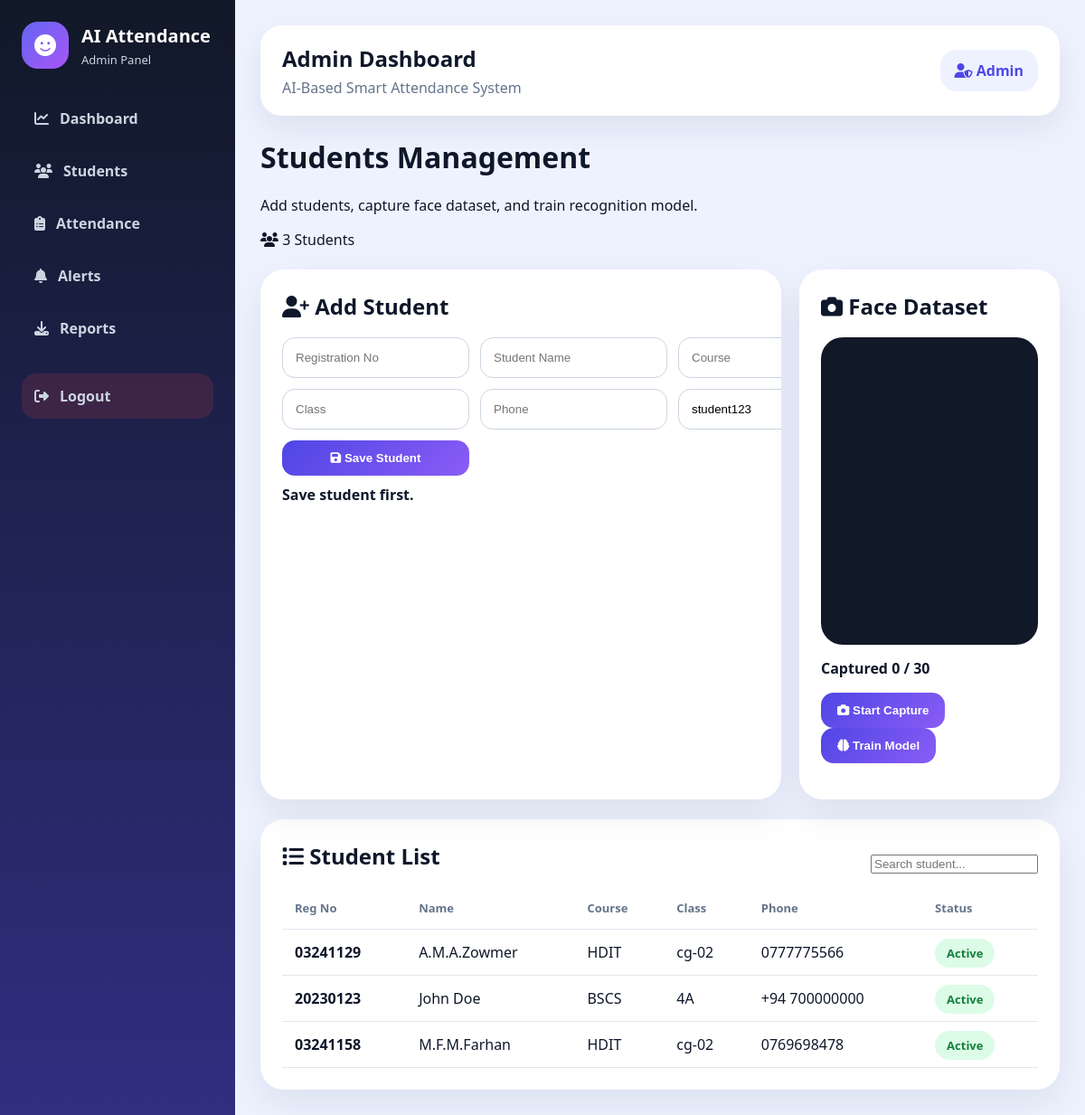
/admin/students (signed in), run on the app's committed database.
### tables this page shows
CREATE TABLE students (
            id INTEGER PRIMARY KEY AUTOINCREMENT,
            reg_no TEXT UNIQUE NOT NULL,
            name TEXT NOT NULL,
            course TEXT,
            class_name TEXT,
            phone TEXT
        );

### app.py (the view, shortened to what this page needs)
@app.route("/admin/students", methods=["GET", "POST"])
@login_required("admin")
def admin_students():
    conn = get_db()
    students = conn.execute(
        "SELECT * FROM students ORDER BY id DESC"
    ).fetchall()
    conn.close()
    return render_template("admin/students.html", students=students)

### app.py (called while the page is built)
def get_db():
    conn = sqlite3.connect(DB_PATH)
    conn.row_factory = sqlite3.Row
    return conn

def login_required(role=None):
    def decorator(fn):
        @wraps(fn)
        def wrapper(*args, **kwargs):
            if "user_id" not in session:
                return redirect(url_for("login"))
            if role and session.get("role") != role:
                return redirect(url_for("login"))
            return fn(*args, **kwargs)
        return wrapper
    return decorator

### templates/admin/students.html (shortened to what this page needs)
{% extends 'admin/base.html' %}
{% block content %}
<div class="page-head">
    <div>
        <h1>Students Management</h1>
        <p>Add students, capture face dataset, and train recognition model.</p>
    </div>
    <div class="page-badge">
        <i class="fa-solid fa-users"></i>
        {{ students|length }} Students
    </div>
</div>
<div class="dashboard-row">
    <section class="panel">
        <h2><i class="fa-solid fa-user-plus"></i> Add Student</h2>
        <form id="studentForm" class="form-grid">
            <input name="reg_no" placeholder="Registration No" required>
            <input name="name" placeholder="Student Name" required>
            <input name="course" placeholder="Course">
            <input name="class_name" placeholder="Class">
            <input name="phone" placeholder="Phone">
            <input name="password" placeholder="Login Password" value="student123">
            <button type="submit">
                <i class="fa-solid fa-save"></i> Save Student
            </button>
        </form>
        <p id="studentMsg" class="admin-msg">Save student first.</p>
    </section>
    <section class="panel">
        <h2><i class="fa-solid fa-camera"></i> Face Dataset</h2>
        <div class="capture-box">
            <video id="captureVideo" autoplay muted playsinline></video>
        </div>
        <p id="captureStatus" class="admin-msg">Captured 0 / 30</p>
        <div class="button-row">
            <button id="startCaptureBtn" type="button" disabled>
                <i class="fa-solid fa-camera"></i> Start Capture
            </button>
            <button id="trainBtn" type="button">
                <i class="fa-solid fa-brain"></i> Train Model
            </button>
        </div>
    </section>
</div>
<section class="panel">
    <div class="panel-header">
        <h2><i class="fa-solid fa-list"></i> Student List</h2>
        <input class="table-search" placeholder="Search student...">
    </div>
    <table>
        <thead>
            <tr>
                <th>Reg No</th>
                <th>Name</th>
                <th>Course</th>
                <th>Class</th>
                <th>Phone</th>
                <th>Status</th>
            </tr>
        </thead>
        <tbody>
            {% for s in students %}
            <tr>
                <td><b>{{ s.reg_no }}</b></td>
                <td>{{ s.name }}</td>
                <td>{{ s.course }}</td>
                <td>{{ s.class_name }}</td>
                <td>{{ s.phone }}</td>
                <td><span class="badge-success">Active</span></td>
            </tr>
            {% else %}
            <tr>
                <td colspan="6">No students added yet.</td>
            </tr>
            {% endfor %}
        </tbody>
    </table>
</section>
{% endblock %}

### static/css/admin.css (style rules this page uses)
* { box-sizing: border-box; }
body { margin: 0; background: #eef2ff; font-family: "Segoe UI", Arial, sans-serif; color: #0f172a; }
.dashboard-row { display: grid; grid-template-columns: 2fr 1fr; gap: 20px; }
.panel { background: white; border-radius: 26px; padding: 24px; margin-top: 22px; box-shadow: 0 16px 40px rgba(15,23,42,0.08); overflow: auto; }
.panel-header { display: flex; justify-content: space-between; align-items: center; }
.panel h2 { margin: 0 0 18px; }
table { width: 100%; border-collapse: collapse; }
th, td { padding: 14px; border-bottom: 1px solid #e2e8f0; text-align: left; }
th { color: #64748b; font-size: 13px; }
.badge, .badge-success { background: #dcfce7; color: #15803d; padding: 7px 13px; border-radius: 999px; font-weight: 800; font-size: 13px; }
.btn, button, .quick-btn { background: linear-gradient(135deg, #4f46e5, #8b5cf6); color: white; border: none; padding: 12px 18px; border-radius: 14px; text-decoration: none; font-weight: 800; cursor: pointer; }
.form-grid { display: grid; grid-template-columns: repeat(3, 1fr); gap: 12px; }
.form-grid input { padding: 14px; border: 1px solid #cbd5e1; border-radius: 14px; outline: none; }
.capture-box { width: 100%; max-width: 520px; height: 340px; background: #111827; border-radius: 24px; overflow: hidden; margin-bottom: 15px; }
.capture-box video { width: 100%; height: 100%; object-fit: cover; }
#studentMsg, #captureStatus, #trainMsg { margin-top: 10px; font-weight: 700; }

### data on the page
students: reg_no "03241129", name "A.M.A.Zowmer", course "HDIT", class_name "cg-02", phone "0777775566"
students: reg_no "20230123", name "John Doe", course "BSCS", class_name "4A", phone "+94 700000000"
students: reg_no "03241158", name "M.F.M.Farhan", course "HDIT", class_name "cg-02", phone "0769698478"

### other printed values
{{ students|length }} "3"
